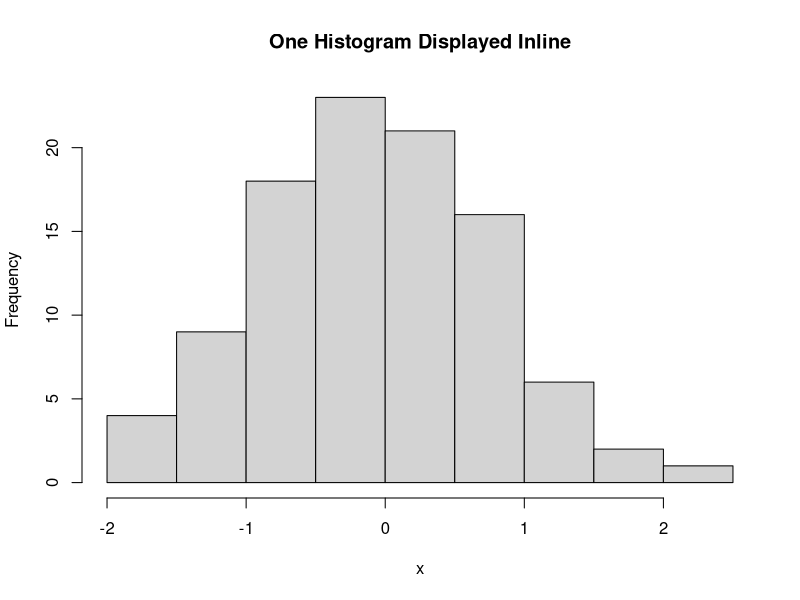
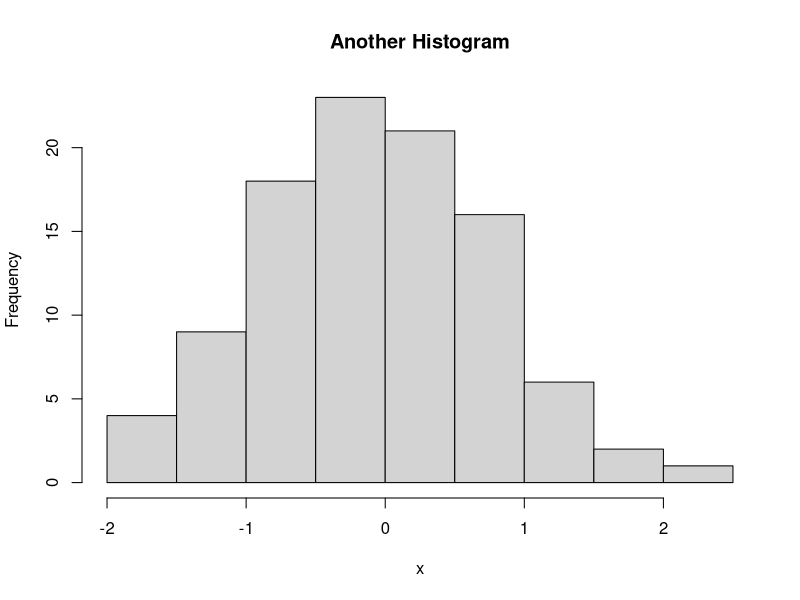

Generate these figures, in order, with R:
## ---- chunk 1
##This Invisible Chunk is required in all CRMDA documents
outdir <- paste0("tmpout")
if (!file.exists(outdir)) dir.create(outdir, recursive = TRUE)
knitr::opts_chunk$set(echo=TRUE, comment=NA,
                      fig.path=paste0(outdir, "/p-"))
options(width = 70)
## ---- chunk 2
    set.seed(234234)
    x <- rnorm(100)
    mean(x)
## ---- chunk 3
    set.seed(234234)
    x <- rnorm(100)
    mean(x)
## ---- chunk 4
    set.seed(234234)
    x <- rnorm(100)
    mean(x)
## ---- chunk 5
    hist(x, main = "One Histogram Displayed Inline")
## ---- chunk 6
    hist(x, main = "Another Histogram")
## ---- chunk 7
## alter par, after keeping copy
par.orig <- par(no.readonly = FALSE)
par(xaxs="i", yaxs="i", xpd=FALSE)
## ---- chunk 8

## ---- chunk 9

## ---- chunk 10
list.files("tmpout", pattern="p-chunk76.*pdf")
## ---- chunk 11
par(par.orig)
## ---- chunk 12
## alter par, after keeping copy
par.orig <- par(no.readonly = FALSE)
par(xaxs="i", yaxs="i", xpd=FALSE)
## ---- chunk 13
warnings()
sessionInfo()
